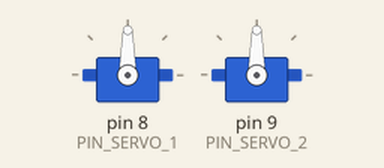
This sketch was run on a simulated Arduino Uno, built with avr-gcc and run on an emulated ATmega328P. On the bench: 2 × servo. What the sketch prints to the serial monitor is not drawn.

Above: at 0.05 s.
Timing chart, 0 to 3.0 s (numbered marks = the images above):
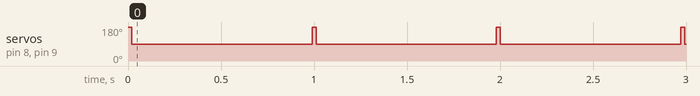

The sketch:

02-rtos-servo-control.ino
```cpp
// (licence header left out)
#include <Arduino_FreeRTOS.h>
#include <Servo.h>

#define PIN_SERVO_1 8
#define PIN_SERVO_2 9

Servo SERVO_1;
Servo SERVO_2;

void vTaskForward(void *pvParamethers);
void vTaskBackward(void *pvParamethers);

void setup() {
  SERVO_1.attach(PIN_SERVO_1);
  SERVO_2.attach(PIN_SERVO_2);

  xTaskCreate(
    vTaskForward,
    (const portCHAR *) "vTaskForward",
    100,
    NULL,
    1,
    NULL
    );

  xTaskCreate(
    vTaskBackward,
    (const portCHAR *) "vTaskBackward",
    100,
    NULL,
    2,
    NULL
  );

  vTaskStartScheduler();
}

void loop() {
  // Must be empty to run Tasks correctly
}

void vTaskForward(void *pvParameters){
  (void) pvParameters;
  const char *pcTaskName = "Task: ";

  Serial.begin(9600);
  Serial.println("Task[vTaskForward]::Initialized!");

  for(;;){
      Serial.println(pcTaskName);
      SERVO_1.write(180);
      SERVO_2.write(180);
      vTaskDelay(1000 / portTICK_PERIOD_MS);
    }
}

void vTaskBackward(void *pvParameters){
  (void) pvParameters;
  const char *pcTaskName = "Task: ";

  Serial.begin(9600);
  Serial.println("Task[vTaskBackward]::Initialized!");

  for(;;){
    Serial.println(pcTaskName);
    SERVO_1.write(90);
    SERVO_2.write(90);
    vTaskDelay(1000 / portTICK_PERIOD_MS);
  }
}
```

Measured:
- by itself, servo on pin 8 (PIN_SERVO_1), servo on pin 9 (PIN_SERVO_2): alternates 180° for 0.03 s and 90° for 0.96 s
